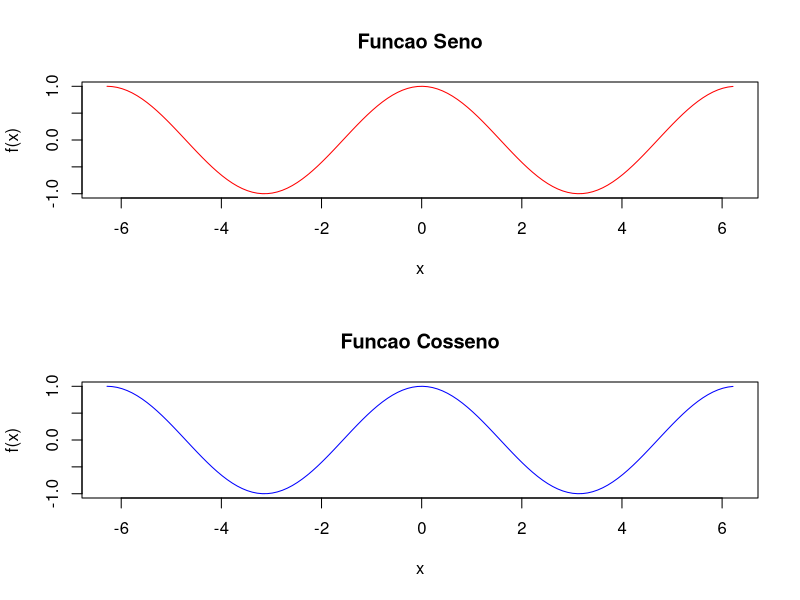

Write the R code that produced this figure.
# Criar um vetor de valores no domínio entre -2*pi e 2*pi
# 2*pi pois e o numero que mais se aproxima de 5
x <- seq(-2*pi, 2*pi, 0.1)

# Função Seno: f(x) = sin(x)
y <- sin(x)

# Função Cosseno: f(x) = cos(x)
y <- cos(x)

# Mostra os gráficos em matriz de 2x1
par(mfrow = c(2, 1))

# Gráfico da Função Seno
plot(x, y, type = "l", col = "red", main = "Funcao Seno",
     xlab = "x", ylab = "f(x)")

# Gráfico da Função Cosseno
plot(x, y, type = "l", col = "blue", main = "Funcao Cosseno",
     xlab = "x", ylab = "f(x)")
